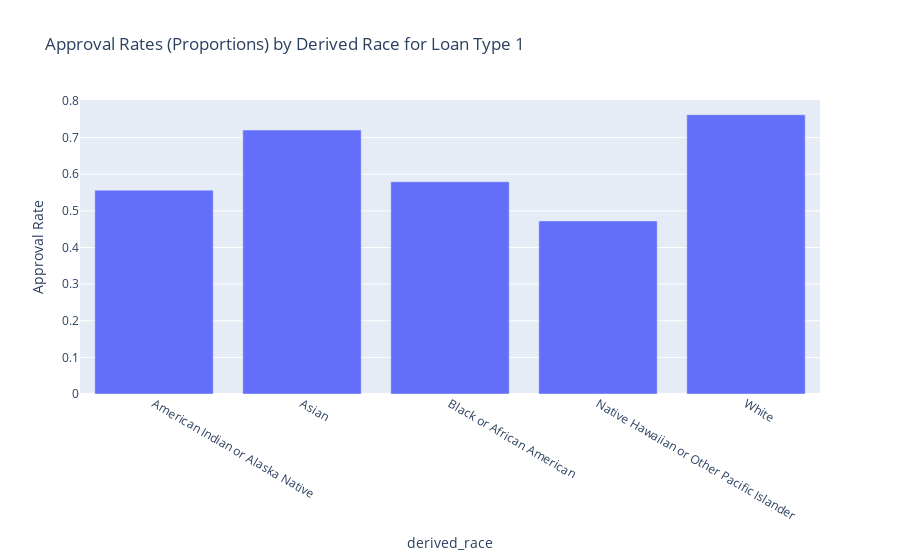

Here is the notebook cell this chart was saved with:
### Code cell
import pandas as pd
import plotly.express as px
import scipy.stats as stats

# Define the excluded derived_race categories
excluded_categories = ['2 or more minority races', 'Free Form Text Only', 'Race Not Available', 'Joint']

# ilter the dataframe for the convention loan type and exclude the specified derived_race categories
filtered_data = dataframe[(dataframe['loan_type'] == 1) &
                          (~dataframe['derived_race'].isin(excluded_categories))]

# approval rates calculation as proportions by derived_race
approval_rates = filtered_data.groupby('derived_race')['approved'].mean()

# the chi-Squared test
expected_rate = filtered_data['approved'].mean()
observed = filtered_data.groupby('derived_race')['approved'].sum()
expected = expected_rate * filtered_data.groupby('derived_race').size()
chi2, p_value = stats.chisquare(observed, f_exp=expected)

# null hypothesis
print("Null Hypothesis: There is no association between the 'derived_race' and the approval of loans for loan type 1.")

# p-value of the Chi-Squared test
print("Chi-Squared Test Results:")
print(f"P-value: {p_value}")

# significance level
alpha = 0.05

# interpretation of the p-value
if p_value < alpha:
    print("The p-value is less than the significance level of 0.05.")
    print("There is evidence to reject the null hypothesis.")
else:
    print("The p-value is greater than or equal to the significance level of 0.05.")
    print("There is not enough evidence to reject the null hypothesis.")

# bar plot of the approval rates
fig = px.bar(approval_rates, x=approval_rates.index, y=approval_rates.values,
             labels={'x': 'Derived Race', 'y': 'Approval Rate'},
             title='Approval Rates (Proportions) by Derived Race for Loan Type 1')
fig.show()

### Figure 1 — Plotly figure (JSON) as saved in the notebook; plotly's stock layout.template omitted (floating-point values rounded to 4 significant figures)
{"data": [{"alignmentgroup": "True", "hovertemplate": "derived_race=%{x}<br>Approval Rate=%{y}<extra></extra>", "legendgroup": "", "marker": {"color": "#636efa", "pattern": {"shape": ""}}, "name": "", "offsetgroup": "", "orientation": "v", "showlegend": false, "textposition": "auto", "type": "bar", "x": ["American Indian or Alaska Native", "Asian", "Black or African American", "Native Hawaiian or Other Pacific Islander", "White"], "xaxis": "x", "y": [0.5565, 0.7206, 0.5796, 0.4725, 0.7625], "yaxis": "y"}], "layout": {"barmode": "relative", "legend": {"tracegroupgap": 0}, "title": {"text": "Approval Rates (Proportions) by Derived Race for Loan Type 1"}, "xaxis": {"anchor": "y", "domain": [0, 1], "title": {"text": "derived_race"}}, "yaxis": {"anchor": "x", "domain": [0, 1], "title": {"text": "Approval Rate"}}}}
